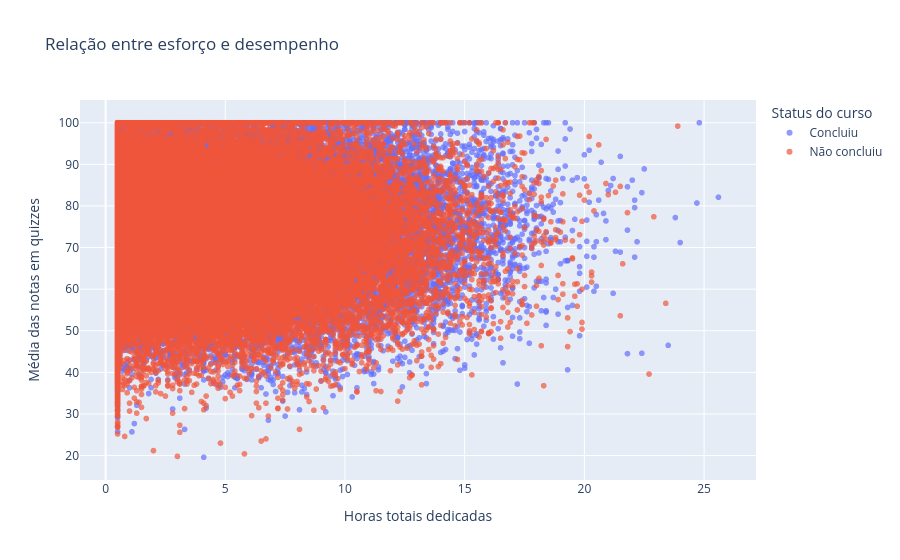

Notebook code for this chart:
### Markdown cell above
## Scatter: esforço vs desempenho

### Code cell
fig_effort_perf = px.scatter(
    df_chars,
    x="Time_Spent_Hours",
    y="Quiz_Score_Avg",
    color="Completed_Label",
    title="Relação entre esforço e desempenho",
    labels={
        "Time_Spent_Hours": "Horas totais dedicadas",
        "Quiz_Score_Avg": "Média das notas em quizzes",
        "Completed_Label": "Status do curso"
    },
    opacity=0.7
)
fig_effort_perf.show()

### Figure 1 — Plotly figure (JSON) as saved in the notebook; plotly's stock layout.template omitted (floating-point values rounded to 4 significant figures; data arrays with more than 128 entries replaced by an {"elided": "..."} marker saying what was removed)
{"data": [{"hovertemplate": "Status do curso=Concluiu<br>Horas totais dedicadas=%{x}<br>Média das notas em quizzes=%{y}<extra></extra>", "legendgroup": "Concluiu", "marker": {"color": "#636efa", "opacity": 0.7, "symbol": "circle"}, "mode": "markers", "name": "Concluiu", "showlegend": true, "type": "scattergl", "x": {"elided": "49030 float values"}, "xaxis": "x", "y": {"elided": "49030 float values"}, "yaxis": "y"}, {"hovertemplate": "Status do curso=Não concluiu<br>Horas totais dedicadas=%{x}<br>Média das notas em quizzes=%{y}<extra></extra>", "legendgroup": "Não concluiu", "marker": {"color": "#EF553B", "opacity": 0.7, "symbol": "circle"}, "mode": "markers", "name": "Não concluiu", "showlegend": true, "type": "scattergl", "x": {"elided": "50970 float values"}, "xaxis": "x", "y": {"elided": "50970 float values"}, "yaxis": "y"}], "layout": {"legend": {"title": {"text": "Status do curso"}, "tracegroupgap": 0}, "title": {"text": "Relação entre esforço e desempenho"}, "xaxis": {"anchor": "y", "domain": [0, 1], "title": {"text": "Horas totais dedicadas"}}, "yaxis": {"anchor": "x", "domain": [0, 1], "title": {"text": "Média das notas em quizzes"}}}}
